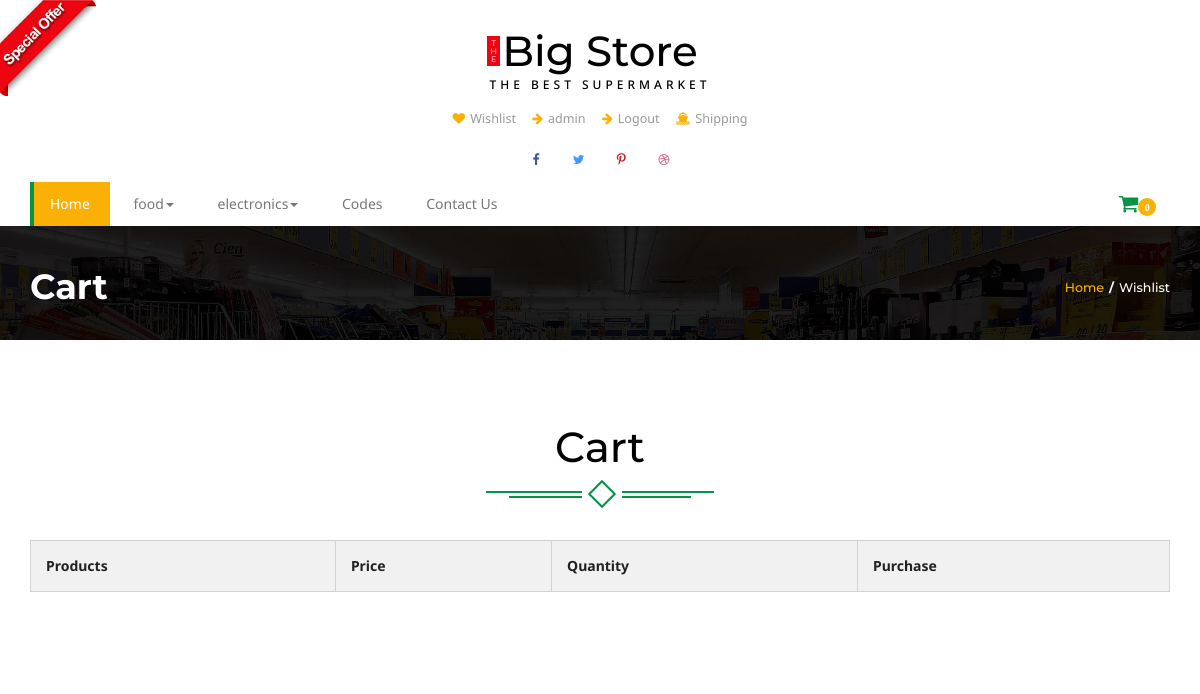
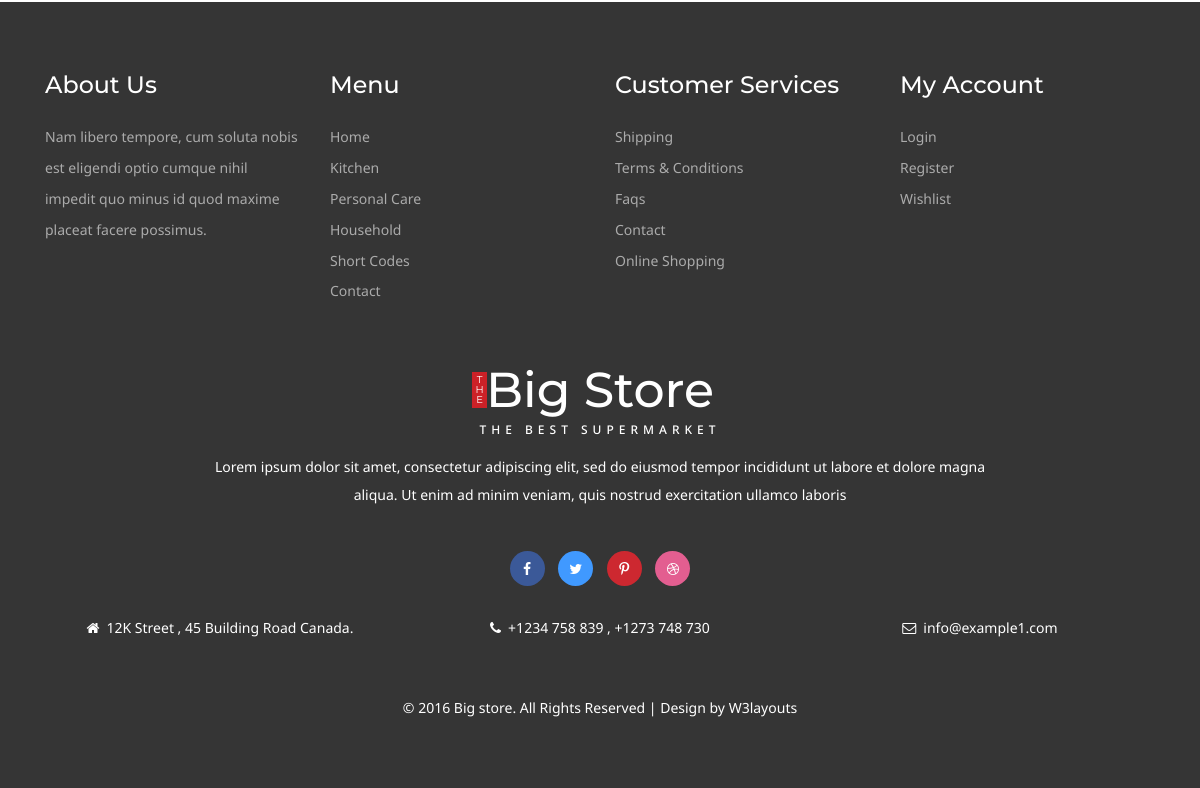
Before: /my_cart (signed in) with the older database file (2 pictures, top to bottom).
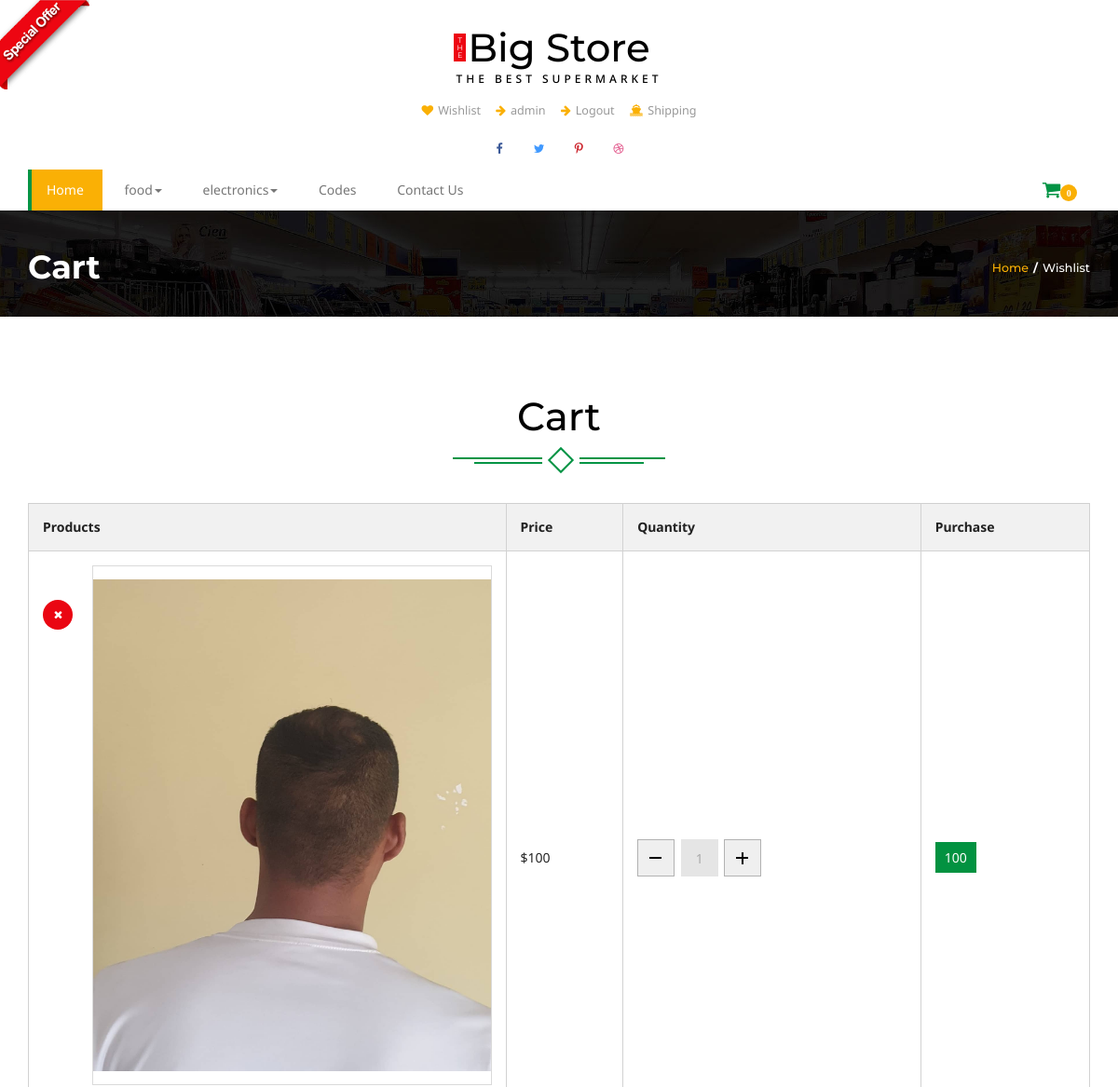
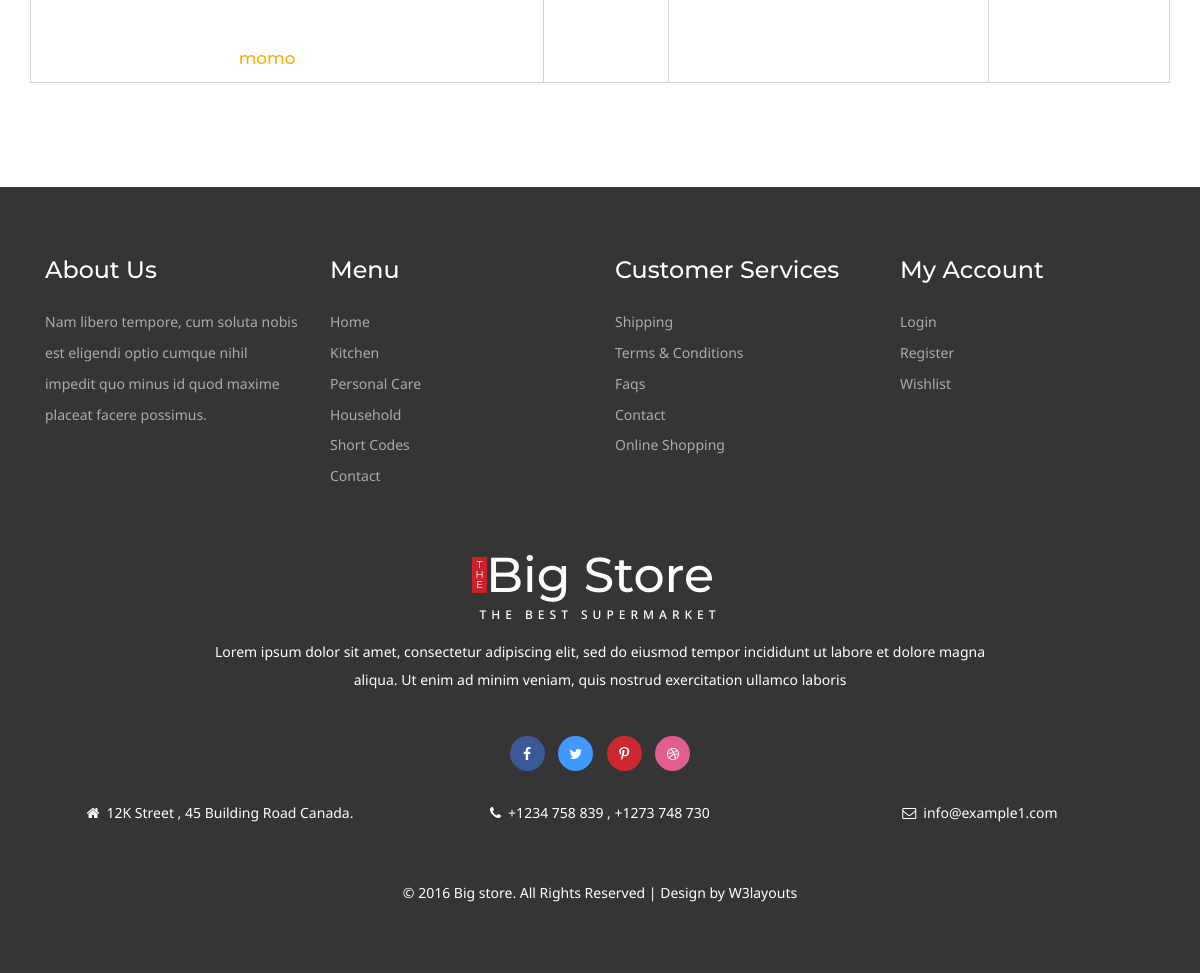
After: the same page with the newer database file (2 pictures, top to bottom).
### home/models.py (models this page shows, shortened)
class Category(models.Model):
    name = models.CharField(max_length = 300)
    slug = models.CharField(max_length = 300)
    image = models.ImageField(upload_to = 'media')
    status = models.CharField(choices = STATUS, blank = True, max_length = 100)
    labels = models.CharField(choices = LABELS, blank = True, max_length = 100)

class Cart(models.Model):
    user = models.CharField(max_length = 300)
    product_id = models.IntegerField()
    items = models.ForeignKey(Product, on_delete = models.CASCADE)
    quantity = models.IntegerField()
    checkout = models.BooleanField(default = False)
    total = models.IntegerField(default = 1)

class Product(models.Model):
    name = models.CharField(max_length = 300)
    category = models.ForeignKey(Category, on_delete = models.CASCADE)
    sub_category = models.ForeignKey(SubCategory, on_delete = models.CASCADE)
    price = models.IntegerField()
    discounted_price = models.IntegerField(default = 0)
    image = models.ImageField(upload_to = 'media')
    descripton = models.TextField(blank = True)
    overview = models.TextField(blank = True)
    labels = models.CharField(choices = LABELS, blank = True, max_length = 100)

### home/views.py (the view)
# urls.py: path('my_cart', CartView.as_view(), name = 'my_cart'),
class CartView(BaseView):
    def get(self,request):
        self.views["my_cart"]= Cart.objects.filter(user= request.user.username, checkout = False)
        return render(request, 'wishlist.html', self.views)

### templates/wishlist.html (shortened to what this page needs)
{% extends 'base.html' %}
{% load static %}
{% block content %}
<div class="banner-top">
	<div class="container">
		<h3 >Cart</h3>
		<h4><a href="index.html">Home</a><label>/</label>Wishlist</h4>
		<div class="clearfix"> </div>
	</div>
</div>
		<div class="check-out">
		<div class="container">
	 <div class="spec ">
				<h3>Cart</h3>
					<div class="ser-t">
						<span><i></i></span>
					</div>
			</div>
 <table class="table ">
		  <tr>
			<th class="t-head head-it ">Products</th>
			<th class="t-head">Price</th>
		<th class="t-head">Quantity</th>
			<th class="t-head">Purchase</th>
		  </tr>
		  {% for cart in my_cart %}
		  <tr class="cross">
			<td class="ring-in t-data">
				<a href="single.html" class="at-in">
					<img src="{{cart.items.image.url}}" class="img-responsive" alt="">
				</a>
			<div class="sed">
				<h5>{{cart.items.name}}</h5>
			</div>
				<a href = "deletecart/{{cart.items.id}}"><div class="close1"> <i class="fa fa-times" aria-hidden="true"></i></div></a>
			 </td>
			 {% if cart.items.discounted_price > 0 %}
			<td class="t-data">${{cart.items.discounted_price}}</td>
			{% else %}
			<td class="t-data">${{cart.items.price}}</td>
			 {% endif %}
			<td class="t-data"><div class="quantity">
								<div class="quantity-select">
									<a href = "removecart/{{cart.items.id}}"><button class="entry value-minus">&nbsp;</button></a>
										<div class="entry value"><span class="span-1">{{cart.quantity}}</span></div>
									<a href = "cart/{{cart.items.id}}"><button class ="entry value-plus active">&nbsp;</button></a></div>
								</div>
							</div>
			<td class="t-data t-w3l"><a class=" add-1" href="single.html">{{cart.total}}</a></td>
		  {% endfor %}
	</table>
		 </div>
		 </div>
{% endblock %}

### templates/base.html (shortened to what this page needs)
<!DOCTYPE html>
{% load static %}
<html>
<head>
<link href="{% static 'css/bootstrap.css' %}" rel='stylesheet' type='text/css' />
<link href="{% static 'css/style.css' %}" rel='stylesheet' type='text/css' />
<link href="{% static 'css/font-awesome.css' %}" rel="stylesheet">
	<link rel="stylesheet" href="{% static 'css/jstarbox.css' %}" type="text/css" media="screen" charset="utf-8" />
</head>
<body>
<a href="offer.html"><img src="images/download.png" class="img-head" alt=""></a>
<div class="header">
		<div class="container">
			<div class="logo">
				<h1 ><a href="index.html"><b>T<br>H<br>E</b>Big Store<span>The Best Supermarket</span></a></h1>
			</div>
			<div class="head-t">
				<ul class="card">
					{% if user.is_authenticated %}
					<li><a href="wishlist.html" ><i class="fa fa-heart" aria-hidden="true"></i>Wishlist</a></li>
					<li><a href="register.html" ><i class="fa fa-arrow-right" aria-hidden="true"></i>{{user.username}}</a></li>
					<li><a href="accounts/logout" ><i class="fa fa-arrow-right" aria-hidden="true"></i>Logout</a></li>
					<li><a href="shipping.html" ><i class="fa fa-ship" aria-hidden="true"></i>Shipping</a></li>
					{% else %}
					<li><a href="accounts/login" ><i class="fa fa-user" aria-hidden="true"></i>Login</a></li>
					<li><a href="accounts/register" ><i class="fa fa-user" aria-hidden="true"></i>Register</a></li>
					{% endif %}
				</ul>
			</div>
			<div class="header-ri">
				<ul class="social-top">
					<li><a href="#" class="icon facebook"><i class="fa fa-facebook" aria-hidden="true"></i></a></li>
					<li><a href="#" class="icon twitter"><i class="fa fa-twitter" aria-hidden="true"></i></a></li>
					<li><a href="#" class="icon pinterest"><i class="fa fa-pinterest-p" aria-hidden="true"></i></a></li>
					<li><a href="#" class="icon dribbble"><i class="fa fa-dribbble" aria-hidden="true"></i></a></li>
				</ul>
			</div>
				<div class="nav-top">
					<nav class="navbar navbar-default">
					<div class="collapse navbar-collapse" id="bs-megadropdown-tabs">
						<ul class="nav navbar-nav ">
							<li class=" active"><a href="index.html" class="hyper "><span>Home</span></a></li>
							{% for cat in categories %}
							<li class="dropdown ">
								<a href="#" class="dropdown-toggle  hyper" data-toggle="dropdown" ><span>{{cat.name}}<b class="caret"></b></span></a>
							</li>
							{% endfor %}
							<li><a href="codes.html" class="hyper"> <span>Codes</span></a></li>
							<li><a href="contact" class="hyper"><span>Contact Us</span></a></li>
						</ul>
					</div>
					</nav>
					 <div class="cart" >
						<span class="fa fa-shopping-cart my-cart-icon"><span class="badge badge-notify my-cart-badge"></span></span>
					</div>
					<div class="clearfix"></div>
				</div>
				</div>
</div>
{% block content %}
{% endblock %}
<div class="footer">
	<div class="container">
		<div class="col-md-3 footer-grid">
			<h3>About Us</h3>
			<p>Nam libero tempore, cum soluta nobis est eligendi
				optio cumque nihil impedit quo minus id quod maxime
				placeat facere possimus.</p>
		</div>
		<div class="col-md-3 footer-grid ">
			<h3>Menu</h3>
			<ul>
				<li><a href="index.html">Home</a></li>
				<li><a href="kitchen.html">Kitchen</a></li>
				<li><a href="care.html">Personal Care</a></li>
				<li><a href="hold.html">Household</a></li>
				<li><a href="codes.html">Short Codes</a></li>
				<li><a href="contact.html">Contact</a></li>
			</ul>
		</div>
		<div class="col-md-3 footer-grid ">
			<h3>Customer Services</h3>
			<ul>
				<li><a href="shipping.html">Shipping</a></li>
				<li><a href="terms.html">Terms & Conditions</a></li>
				<li><a href="faqs.html">Faqs</a></li>
				<li><a href="contact.html">Contact</a></li>
				<li><a href="offer.html">Online Shopping</a></li>
			</ul>
		</div>
		<div class="col-md-3 footer-grid">
			<h3>My Account</h3>
			<ul>
				<li><a href="login.html">Login</a></li>
				<li><a href="register.html">Register</a></li>
				<li><a href="wishlist.html">Wishlist</a></li>
			</ul>
		</div>
		<div class="clearfix"></div>
			<div class="footer-bottom">
				<h2 ><a href="index.html"><b>T<br>H<br>E</b>Big Store<span>The Best Supermarket</span></a></h2>
				<p class="fo-para">Lorem ipsum dolor sit amet, consectetur adipiscing elit, sed do eiusmod tempor incididunt ut labore et dolore magna aliqua. Ut enim ad minim veniam, quis nostrud exercitation ullamco laboris</p>
				<ul class="social-fo">
					<li><a href="#" class=" face"><i class="fa fa-facebook" aria-hidden="true"></i></a></li>
					<li><a href="#" class=" twi"><i class="fa fa-twitter" aria-hidden="true"></i></a></li>
					<li><a href="#" class=" pin"><i class="fa fa-pinterest-p" aria-hidden="true"></i></a></li>
					<li><a href="#" class=" dri"><i class="fa fa-dribbble" aria-hidden="true"></i></a></li>
				</ul>
				<div class=" address">
					<div class="col-md-4 fo-grid1">
							<p><i class="fa fa-home" aria-hidden="true"></i>12K Street , 45 Building Road Canada.</p>
					</div>
					<div class="col-md-4 fo-grid1">
							<p><i class="fa fa-phone" aria-hidden="true"></i>+1234 758 839 , +1273 748 730</p>
					</div>
					<div class="col-md-4 fo-grid1">
						<p><a href="mailto:info@example.com"><i class="fa fa-envelope-o" aria-hidden="true"></i>info@example1.com</a></p>
					</div>
					<div class="clearfix"></div>
					</div>
			</div>
		<div class="copy-right">
			<p> &copy; 2016 Big store. All Rights Reserved | Design by  <a href="http://w3layouts.com/"> W3layouts</a></p>
		</div>
	</div>
</div>
</body>
</html>

Changed rows visible on the page:
added Cart: items.image (picture), items.name "momo", items.price "100", quantity "1", total "100"
